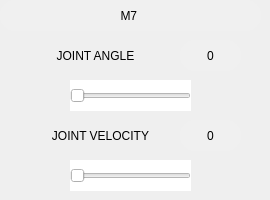
      <widget class="QWidget" name="M7Page">
       <widget class="QPushButton" name="M7AngleMinus">
        <property name="geometry">
         <rect>
          <x>20</x>
          <y>80</y>
          <width>41</width>
          <height>31</height>
         </rect>
        </property>
        <property name="styleSheet">
         <string notr="true">background-color: rgb(255, 255, 255);</string>
        </property>
        <property name="text">
         <string/>
        </property>
        <property name="icon">
         <iconset>
          <normaloff>C:/Users/asadr/Downloads/icons8-minus-50.png</normaloff>C:/Users/asadr/Downloads/icons8-minus-50.png</iconset>
        </property>
        <property name="iconSize">
         <size>
          <width>25</width>
          <height>28</height>
         </size>
        </property>
        <property name="flat">
         <bool>true</bool>
        </property>
       </widget>
       <widget class="QPushButton" name="M7AnglePlus">
        <property name="geometry">
         <rect>
          <x>200</x>
          <y>80</y>
          <width>41</width>
          <height>31</height>
         </rect>
        </property>
        <property name="styleSheet">
         <string notr="true">background-color: rgb(255, 255, 255);</string>
        </property>
        <property name="text">
         <string/>
        </property>
        <property name="icon">
         <iconset>
          <normaloff>C:/Users/asadr/Downloads/icons8-plus-50 (1).png</normaloff>C:/Users/asadr/Downloads/icons8-plus-50 (1).png</iconset>
        </property>
        <property name="iconSize">
         <size>
          <width>25</width>
          <height>28</height>
         </size>
        </property>
        <property name="flat">
         <bool>true</bool>
        </property>
       </widget>
       <widget class="QSlider" name="M7VelocitySlider">
        <property name="geometry">
         <rect>
          <x>70</x>
          <y>160</y>
          <width>121</width>
          <height>31</height>
         </rect>
        </property>
        <property name="styleSheet">
         <string notr="true">background-color: rgb(255, 255, 255);</string>
        </property>
        <property name="orientation">
         <enum>Qt::Horizontal</enum>
        </property>
       </widget>
       <widget class="QPushButton" name="pushButton_104">
        <property name="geometry">
         <rect>
          <x>30</x>
          <y>40</y>
          <width>121</width>
          <height>31</height>
         </rect>
        </property>
        <property name="styleSheet">
         <string notr="true">background-color: rgb(255, 255, 255);
font: 63 10pt &quot;Yu Gothic UI Semibold&quot;;</string>
        </property>
        <property name="text">
         <string>   JOINT ANGLE</string>
        </property>
        <property name="icon">
         <iconset>
          <normaloff>C:/Users/asadr/Downloads/icons8-data-setting-50 (1).png</normaloff>C:/Users/asadr/Downloads/icons8-data-setting-50 (1).png</iconset>
        </property>
        <property name="iconSize">
         <size>
          <width>20</width>
          <height>20</height>
         </size>
        </property>
        <property name="flat">
         <bool>true</bool>
        </property>
       </widget>
       <widget class="QPushButton" name="M7VelocityMinus">
        <property name="geometry">
         <rect>
          <x>20</x>
          <y>160</y>
          <width>41</width>
          <height>31</height>
         </rect>
        </property>
        <property name="styleSheet">
         <string notr="true">background-color: rgb(255, 255, 255);</string>
        </property>
        <property name="text">
         <string/>
        </property>
        <property name="icon">
         <iconset>
          <normaloff>C:/Users/asadr/Downloads/icons8-minus-50.png</normaloff>C:/Users/asadr/Downloads/icons8-minus-50.png</iconset>
        </property>
        <property name="iconSize">
         <size>
          <width>25</width>
          <height>28</height>
         </size>
        </property>
        <property name="flat">
         <bool>true</bool>
        </property>
       </widget>
       <widget class="QLabel" name="M7VelocityLabel">
        <property name="geometry">
         <rect>
          <x>180</x>
          <y>120</y>
          <width>61</width>
          <height>31</height>
         </rect>
        </property>
        <property name="styleSheet">
         <string notr="true">border-radius: 15px;
background-color: rgb(240, 240, 240);
font: 63 9pt &quot;Yu Gothic UI Semibold&quot;;</string>
        </property>
        <property name="text">
         <string>0</string>
        </property>
        <property name="alignment">
         <set>Qt::AlignCenter</set>
        </property>
       </widget>
       <widget class="QLabel" name="label_69">
        <property name="geometry">
         <rect>
          <x>0</x>
          <y>0</y>
          <width>261</width>
          <height>31</height>
         </rect>
        </property>
        <property name="styleSheet">
         <string notr="true">background-color: rgb(240, 240, 240);
border-radius: 15px;
font: 63 10pt &quot;Yu Gothic UI Semibold&quot;;</string>
        </property>
        <property name="text">
         <string>M7 </string>
        </property>
        <property name="alignment">
         <set>Qt::AlignCenter</set>
        </property>
       </widget>
       <widget class="QSlider" name="M7AngleSlider">
        <property name="geometry">
         <rect>
          <x>70</x>
          <y>80</y>
          <width>121</width>
          <height>31</height>
         </rect>
        </property>
        <property name="styleSheet">
         <string notr="true">background-color: rgb(255, 255, 255);</string>
        </property>
        <property name="orientation">
         <enum>Qt::Horizontal</enum>
        </property>
       </widget>
       <widget class="QPushButton" name="M7VelocityPlus">
        <property name="geometry">
         <rect>
          <x>200</x>
          <y>160</y>
          <width>41</width>
          <height>31</height>
         </rect>
        </property>
        <property name="styleSheet">
         <string notr="true">background-color: rgb(255, 255, 255);</string>
        </property>
        <property name="text">
         <string/>
        </property>
        <property name="icon">
         <iconset>
          <normaloff>C:/Users/asadr/Downloads/icons8-plus-50 (1).png</normaloff>C:/Users/asadr/Downloads/icons8-plus-50 (1).png</iconset>
        </property>
        <property name="iconSize">
         <size>
          <width>25</width>
          <height>28</height>
         </size>
        </property>
        <property name="flat">
         <bool>true</bool>
        </property>
       </widget>
       <widget class="QLabel" name="M7AngleLabel">
        <property name="geometry">
         <rect>
          <x>180</x>
          <y>40</y>
          <width>61</width>
          <height>31</height>
         </rect>
        </property>
        <property name="styleSheet">
         <string notr="true">border-radius: 15px;
background-color: rgb(240, 240, 240);
font: 63 9pt &quot;Yu Gothic UI Semibold&quot;;</string>
        </property>
        <property name="frameShape">
         <enum>QFrame::Box</enum>
        </property>
        <property name="text">
         <string>0</string>
        </property>
        <property name="alignment">
         <set>Qt::AlignCenter</set>
        </property>
       </widget>
       <widget class="QPushButton" name="pushButton_107">
        <property name="geometry">
         <rect>
          <x>20</x>
          <y>120</y>
          <width>151</width>
          <height>31</height>
         </rect>
        </property>
        <property name="styleSheet">
         <string notr="true">background-color: rgb(255, 255, 255);
font: 63 10pt &quot;Yu Gothic UI Semibold&quot;;</string>
        </property>
        <property name="text">
         <string>   JOINT VELOCITY</string>
        </property>
        <property name="icon">
         <iconset>
          <normaloff>C:/Users/asadr/Downloads/icons8-speedometer-64.png</normaloff>C:/Users/asadr/Downloads/icons8-speedometer-64.png</iconset>
        </property>
        <property name="iconSize">
         <size>
          <width>22</width>
          <height>22</height>
         </size>
        </property>
        <property name="flat">
         <bool>true</bool>
        </property>
       </widget>
      </widget>
